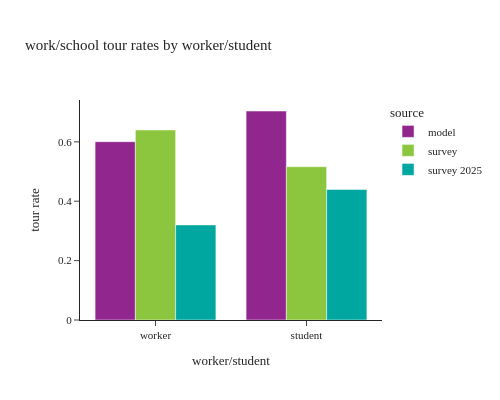

Here is the notebook cell this chart was saved with:
### Code cell
# worker/student tour rates
# worker
df1 = calc_tour_rates(tour_data[tour_data['tour_type']=="work"],'worker')
df1['worker/student'] = "worker"
# student
df2 = calc_tour_rates(tour_data[tour_data['tour_type']=="school"],'student')
df2['worker/student'] = "student"

df_plot = pd.concat([df1, df2])
df_plot['tour rate'] = df_plot['tour_weight']/df_plot['person_weight']

fig = px.bar(df_plot, x="worker/student", y="tour rate", color="source",barmode="group",
             title="work/school tour rates by worker/student")
fig.update_layout(height=400, width=500)
fig.show()

### Figure 1 — Plotly figure (JSON) as saved in the notebook; plotly's stock layout.template omitted (floating-point values rounded to 4 significant figures)
{"data": [{"alignmentgroup": "True", "hovertemplate": "source=model<br>worker/student=%{x}<br>tour rate=%{y}<extra></extra>", "legendgroup": "model", "marker": {"color": "#91268F", "pattern": {"shape": ""}}, "name": "model", "offsetgroup": "model", "orientation": "v", "showlegend": true, "textposition": "auto", "type": "bar", "x": ["worker", "student"], "xaxis": "x", "y": [0.6004, 0.7038], "yaxis": "y"}, {"alignmentgroup": "True", "hovertemplate": "source=survey<br>worker/student=%{x}<br>tour rate=%{y}<extra></extra>", "legendgroup": "survey", "marker": {"color": "#8CC63E", "pattern": {"shape": ""}}, "name": "survey", "offsetgroup": "survey", "orientation": "v", "showlegend": true, "textposition": "auto", "type": "bar", "x": ["worker", "student"], "xaxis": "x", "y": [0.6399, 0.5164], "yaxis": "y"}, {"alignmentgroup": "True", "hovertemplate": "source=survey 2025<br>worker/student=%{x}<br>tour rate=%{y}<extra></extra>", "legendgroup": "survey 2025", "marker": {"color": "#00A7A0", "pattern": {"shape": ""}}, "name": "survey 2025", "offsetgroup": "survey 2025", "orientation": "v", "showlegend": true, "textposition": "auto", "type": "bar", "x": ["worker", "student"], "xaxis": "x", "y": [0.3201, 0.4398], "yaxis": "y"}], "layout": {"barmode": "group", "height": 400, "legend": {"title": {"text": "source"}, "tracegroupgap": 0}, "title": {"text": "work/school tour rates by worker/student"}, "width": 500, "xaxis": {"anchor": "y", "domain": [0.0, 1.0], "title": {"text": "worker/student"}}, "yaxis": {"anchor": "x", "domain": [0.0, 1.0], "title": {"text": "tour rate"}}}}
